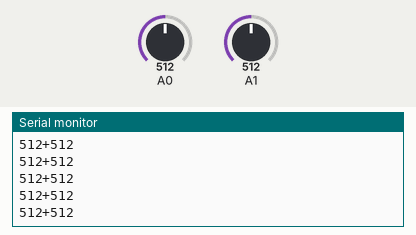
Simulated run of this sketch. Board: Arduino Uno, built with avr-gcc and run on an emulated ATmega328P. Parts: the last lines printed to the serial monitor. The test bench sets the inputs (shaded band); at power-on: A0 = 512, A1 = 512.

Above: at 1.2 s.
1.3 s: A0 set to 716
At 2.0 s:
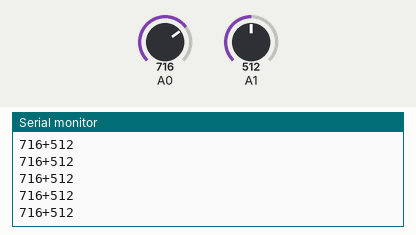
2.8 s: A1 set to 716
At 3.8 s:
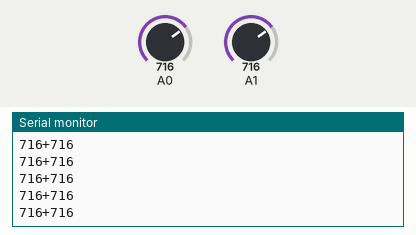
4.3 s: A0 set to 900
At 4.8 s:
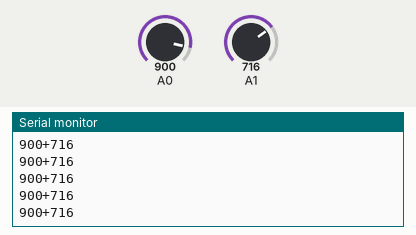
5.8 s: A1 set to 900
At 6.4 s:
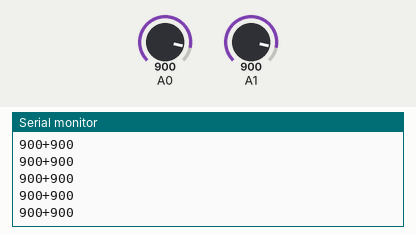
Timing chart, 0 to 8.3 s (numbered marks = the images above; inputs shaded):
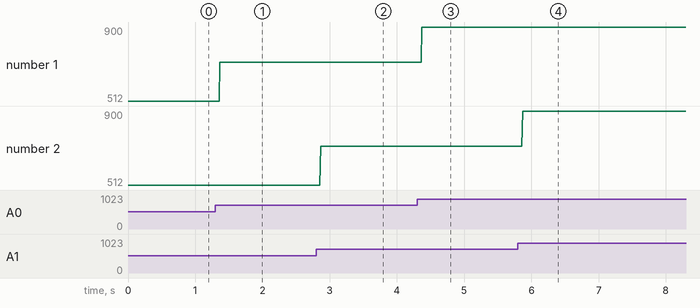

Measured:
- after the input at 1.3 s, the serial monitor: prints a new line after 0.07 s (image 1)
- after the input at 2.8 s, the serial monitor: prints a new line after 0.06 s (image 2)
- after the input at 4.3 s, the serial monitor: prints a new line after 0.07 s (image 3)
- after the input at 5.8 s, the serial monitor: prints a new line after 0.07 s (image 4)
- plotted number 1: 512 → 716 after the input at 1.3 s, 716 → 900 after the input at 4.3 s

The sketch:

Graphing_Sensor_Data_On_PC.ino
```cpp
// 1- Miran Member
// 2- Graphing sensor data on a PC
// 3- Description - There are two analog inputs which depending on the value will be updated on the processing software
// 5- References - https://www.arduino.cc/en/Tutorial/BuiltInExamples/Graph

void setup() {
  // initialize the serial communication:
  Serial.begin(9600);
}

void loop() {
  // send the value of analog input A0
  Serial.print(analogRead(A0));
  // separing the value that is to be sent using a + since there are two diffrent values
  Serial.print('+');
  // send the value of analog input A0
  Serial.println(analogRead(A1));
  // wait a bit for the analog-to-digital converter to stabilize after the last
  // reading:
  delay(2);
}
```
